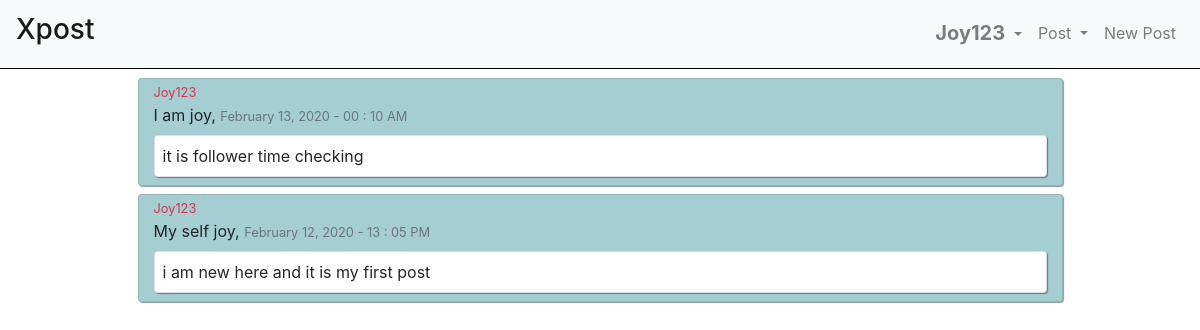
Page /posts/ (signed in) on the earlier database version.
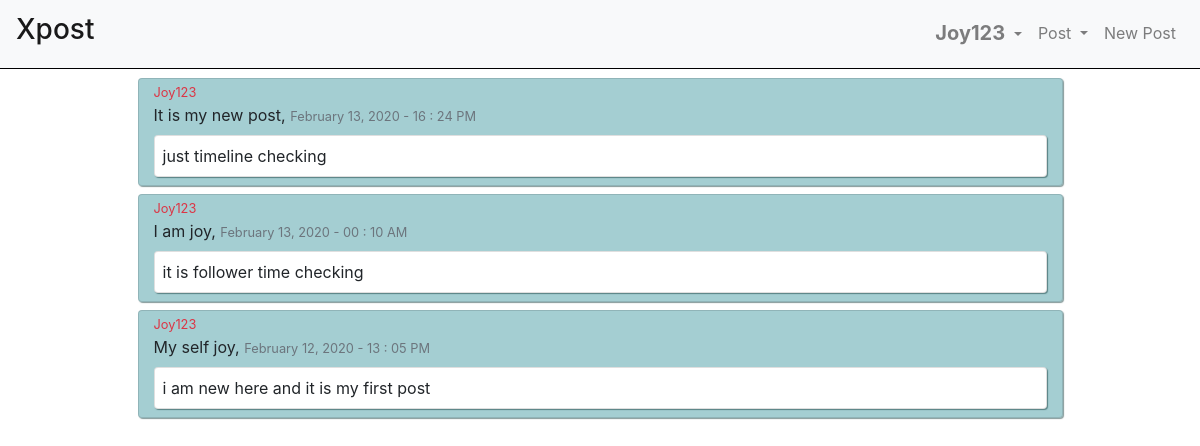
Same page on the later database version.
### userposts/models.py (models this page shows, shortened)
class Posts(models.Model):
    author = models.ForeignKey(User, on_delete=models.CASCADE)
    title = models.CharField(max_length=150)
    post = models.TextField()
    dateOfPost = models.DateTimeField(default=timezone.now)

### userposts/views.py (the view)
# urls.py: path('', views.userPost, name='userPost')
@login_required(login_url='../login')
def userPost(response):
    myPost = Posts.objects.filter(
        author_id=response.user.id).order_by('-dateOfPost')
    return render(response, 'userposts/userposts.html', {'posts': myPost})

### userposts/templates/userposts/userposts.html (shortened to what this page needs)
{% extends 'base.html' %}
{% block content %}
{% for post in posts %}
<div class="card col-10 mx-auto my-2"
    style="box-shadow: 1px 1px 1px rgba(13, 54, 54, 0.507);background-color: #0a7a865e;">
    <div class="card-text">
        <small class="text-danger">{{post.author|capfirst}}</small>
    </div>
    <div class="card-text">
        {{post.title|capfirst}},
        <small class="text-muted">
            {{post.dateOfPost|date:"F d, Y - H : i A"}}
        </small>
    </div>
    <div class="card pl-2 py-2 my-2" style="box-shadow: 1px 1px 1px rgba(13, 54, 54, 0.507);">
        {{post.post}}
    </div>
</div>
{% endfor %}
{% endblock content %}

### templates/base.html (shortened to what this page needs)
{% load static %}
<!DOCTYPE html>
<html lang="en">
<head>
    <link rel="stylesheet" href="https://maxcdn.bootstrapcdn.com/bootstrap/4.0.0/css/bootstrap.min.css"
>
</head>
<body>
    <div class="container-fluid">
        <nav class="navbar navbar-expand-lg navbar-light bg-light fixed-top" style="border-bottom: 1px solid black;">
            <a class="navbar-brand" href="../timeline">
                <h3>Xpost</h3>
            </a>
            <div class="collapse navbar-collapse justify-content-end" id="navbarNav">
                <ul class="navbar-nav">
                    <li class="nav-item dropdown">
                        <a class="nav-link dropdown-toggle" href="#" id="navbarDropdownMenuLink" data-toggle="dropdown"
                            aria-haspopup="true" aria-expanded="false">
                            <h5 class="d-inline">
                                <b>
                                    {{ user.username|capfirst }}
                                </b>
                            </h5>
                        </a>
                    </li>
                    <li class="nav-item dropdown">
                        <a href="#" class="nav-link dropdown-toggle" data-toggle="dropdown" aria-haspopup="true"
                            aria-expanded="false">
                            Post
                        </a>
                    </li>
                    <li class="nav-item">
                        <a href="../newpost" class="nav-link">
                            New Post
                        </a>
                    </li>
                </ul>
            </div>
        </nav>
    </div>
    <div class="container myContent">
        {% block content %}
        {% endblock content %}
    </div>
</body>
</html>

### templates/base.html (style rules this page uses)
.myContent { padding-top: 70px; }

Differences in the rows shown:
added Posts: author "Joy123", title "It is my new post", dateOfPost "February 13, 2020 - 16 : 24 PM", post "just timeline checking"
